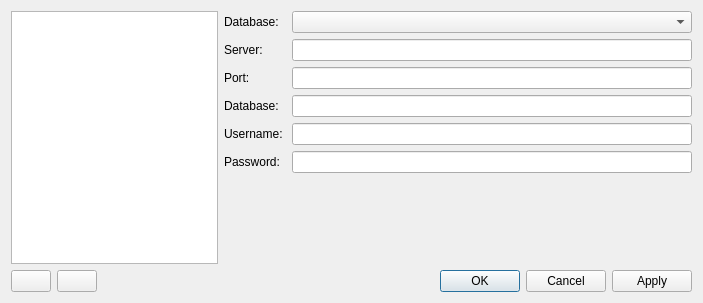
<?xml version="1.0" encoding="UTF-8"?>
<ui version="4.0">
 <class>ConnectionManagerDialog</class>
 <widget class="QDialog" name="ConnectionManagerDialog">
  <property name="geometry">
   <rect>
    <x>0</x>
    <y>0</y>
    <width>703</width>
    <height>303</height>
   </rect>
  </property>
  <property name="windowTitle">
   <string>New connection</string>
  </property>
  <property name="modal">
   <bool>true</bool>
  </property>
  <layout class="QHBoxLayout" name="horizontalLayout_10">
   <item>
    <layout class="QVBoxLayout" name="verticalLayout_2">
     <property name="sizeConstraint">
      <enum>QLayout::SetDefaultConstraint</enum>
     </property>
     <item>
      <widget class="QListView" name="listViewConnections">
       <property name="selectionBehavior">
        <enum>QAbstractItemView::SelectRows</enum>
       </property>
      </widget>
     </item>
     <item>
      <layout class="QHBoxLayout" name="horizontalLayout_7">
       <item>
        <widget class="QPushButton" name="buttonNewConnection">
         <property name="icon">
          <iconset theme="list-add">
           <normaloff>.</normaloff>.</iconset>
         </property>
        </widget>
       </item>
       <item>
        <widget class="QPushButton" name="pushButton">
         <property name="text">
          <string/>
         </property>
         <property name="icon">
          <iconset theme="remove">
           <normaloff>.</normaloff>.</iconset>
         </property>
        </widget>
       </item>
       <item>
        <spacer name="horizontalSpacer_7">
         <property name="orientation">
          <enum>Qt::Horizontal</enum>
         </property>
         <property name="sizeHint" stdset="0">
          <size>
           <width>40</width>
           <height>20</height>
          </size>
         </property>
        </spacer>
       </item>
      </layout>
     </item>
    </layout>
   </item>
   <item>
    <layout class="QVBoxLayout" name="verticalLayout">
     <item>
      <layout class="QHBoxLayout" name="horizontalLayout_6">
       <item>
        <widget class="QLabel" name="label_6">
         <property name="frameShape">
          <enum>QFrame::NoFrame</enum>
         </property>
         <property name="text">
          <string>Database:</string>
         </property>
        </widget>
       </item>
       <item>
        <spacer name="horizontalSpacer_6">
         <property name="orientation">
          <enum>Qt::Horizontal</enum>
         </property>
         <property name="sizeHint" stdset="0">
          <size>
           <width>40</width>
           <height>20</height>
          </size>
         </property>
        </spacer>
       </item>
       <item>
        <widget class="QComboBox" name="listDropdownDBDriver">
         <property name="minimumSize">
          <size>
           <width>400</width>
           <height>0</height>
          </size>
         </property>
         <property name="toolTipDuration">
          <number>-1</number>
         </property>
        </widget>
       </item>
      </layout>
     </item>
     <item>
      <layout class="QHBoxLayout" name="horizontalLayout_3">
       <item>
        <widget class="QLabel" name="label_3">
         <property name="text">
          <string>Server: </string>
         </property>
        </widget>
       </item>
       <item>
        <spacer name="horizontalSpacer_3">
         <property name="orientation">
          <enum>Qt::Horizontal</enum>
         </property>
         <property name="sizeHint" stdset="0">
          <size>
           <width>40</width>
           <height>20</height>
          </size>
         </property>
        </spacer>
       </item>
       <item>
        <widget class="QLineEdit" name="txtServer">
         <property name="minimumSize">
          <size>
           <width>400</width>
           <height>0</height>
          </size>
         </property>
        </widget>
       </item>
      </layout>
     </item>
     <item>
      <layout class="QHBoxLayout" name="horizontalLayout_4">
       <item>
        <widget class="QLabel" name="label_4">
         <property name="text">
          <string>Port: </string>
         </property>
        </widget>
       </item>
       <item>
        <spacer name="horizontalSpacer_4">
         <property name="orientation">
          <enum>Qt::Horizontal</enum>
         </property>
         <property name="sizeHint" stdset="0">
          <size>
           <width>40</width>
           <height>20</height>
          </size>
         </property>
        </spacer>
       </item>
       <item>
        <widget class="QLineEdit" name="txtPort">
         <property name="minimumSize">
          <size>
           <width>400</width>
           <height>0</height>
          </size>
         </property>
        </widget>
       </item>
      </layout>
     </item>
     <item>
      <layout class="QHBoxLayout" name="horizontalLayout_5">
       <item>
        <widget class="QLabel" name="label_5">
         <property name="text">
          <string>Database: </string>
         </property>
        </widget>
       </item>
       <item>
        <spacer name="horizontalSpacer_5">
         <property name="orientation">
          <enum>Qt::Horizontal</enum>
         </property>
         <property name="sizeHint" stdset="0">
          <size>
           <width>40</width>
           <height>20</height>
          </size>
         </property>
        </spacer>
       </item>
       <item>
        <widget class="QLineEdit" name="txtDatabase">
         <property name="minimumSize">
          <size>
           <width>400</width>
           <height>0</height>
          </size>
         </property>
        </widget>
       </item>
      </layout>
     </item>
     <item>
      <layout class="QHBoxLayout" name="horizontalLayout">
       <item>
        <widget class="QLabel" name="label">
         <property name="text">
          <string>Username: </string>
         </property>
        </widget>
       </item>
       <item>
        <spacer name="horizontalSpacer">
         <property name="orientation">
          <enum>Qt::Horizontal</enum>
         </property>
         <property name="sizeHint" stdset="0">
          <size>
           <width>40</width>
           <height>20</height>
          </size>
         </property>
        </spacer>
       </item>
       <item>
        <widget class="QLineEdit" name="txtUser">
         <property name="minimumSize">
          <size>
           <width>400</width>
           <height>0</height>
          </size>
         </property>
        </widget>
       </item>
      </layout>
     </item>
     <item>
      <layout class="QHBoxLayout" name="horizontalLayout_2">
       <item>
        <widget class="QLabel" name="label_2">
         <property name="text">
          <string>Password: </string>
         </property>
        </widget>
       </item>
       <item>
        <spacer name="horizontalSpacer_2">
         <property name="orientation">
          <enum>Qt::Horizontal</enum>
         </property>
         <property name="sizeHint" stdset="0">
          <size>
           <width>40</width>
           <height>20</height>
          </size>
         </property>
        </spacer>
       </item>
       <item>
        <widget class="QLineEdit" name="txtPass">
         <property name="minimumSize">
          <size>
           <width>400</width>
           <height>0</height>
          </size>
         </property>
         <property name="echoMode">
          <enum>QLineEdit::Password</enum>
         </property>
         <property name="clearButtonEnabled">
          <bool>false</bool>
         </property>
        </widget>
       </item>
      </layout>
     </item>
     <item>
      <spacer name="verticalSpacer">
       <property name="orientation">
        <enum>Qt::Vertical</enum>
       </property>
       <property name="sizeHint" stdset="0">
        <size>
         <width>20</width>
         <height>40</height>
        </size>
       </property>
      </spacer>
     </item>
     <item>
      <widget class="QDialogButtonBox" name="buttonBox">
       <property name="orientation">
        <enum>Qt::Horizontal</enum>
       </property>
       <property name="standardButtons">
        <set>QDialogButtonBox::Apply|QDialogButtonBox::Cancel|QDialogButtonBox::Ok</set>
       </property>
       <property name="centerButtons">
        <bool>false</bool>
       </property>
      </widget>
     </item>
    </layout>
   </item>
  </layout>
 </widget>
 <resources/>
 <connections/>
</ui>
